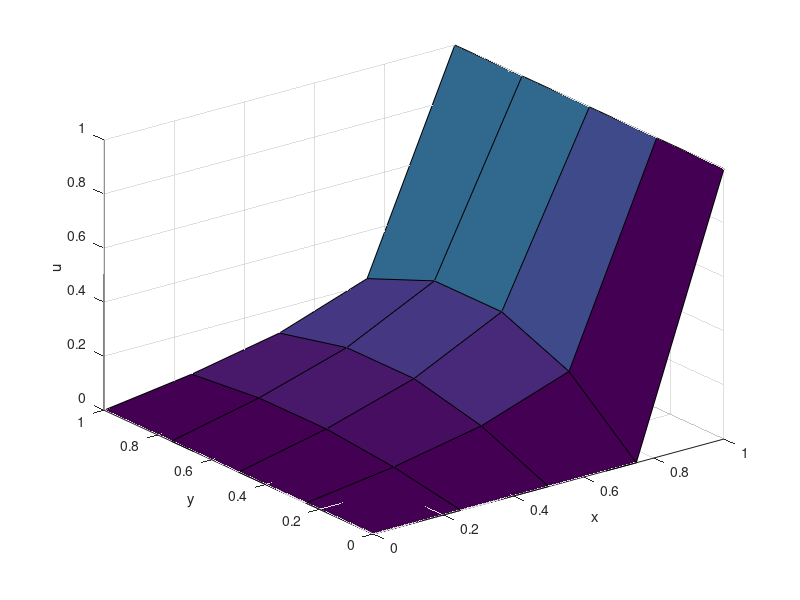

The MATLAB source for this figure:
% laskenta-alue [0, 1), hilaväli 0.25
STEP_COUNT = 4;
STEP_LENGTH = 1 / STEP_COUNT;

% u:n kerroinmatriisi lohkomatriisina.
% tässä oli viimeksi virhe, jonka takia -1-diagonaalit
% tulivat vääriin kohtiin kun N != 4.
blockT = diag(4*ones(STEP_COUNT, 1)) ...
       - diag(ones(STEP_COUNT - 1, 1), 1) ...
       - diag(ones(STEP_COUNT - 1, 1), -1);
sideDiag = -ones(STEP_COUNT^2 - STEP_COUNT, 1);
uCoefs = blkdiag(repmat({blockT}, 1, STEP_COUNT){:}) ...
       + diag(sideDiag, STEP_COUNT) ...
       + diag(sideDiag, -STEP_COUNT);

% yhtälön oikea puoli on tällä kertaa pelkkiä nollia
% lukuunottamatta yläreunaa y = 1 vasten olevia alkioita,
% joihin tulee reunaehto 1
rhs = zeros(STEP_COUNT^2, 1);
x = 0 : STEP_LENGTH : 1 - STEP_LENGTH;
y = 0 : STEP_LENGTH : 1 - STEP_LENGTH;
% yläreunan ehto
for xi = 1 : STEP_COUNT
  yi = STEP_COUNT;
  rhsIdx = (yi-1) * STEP_COUNT + xi;
  rhs(rhsIdx) = rhs(rhsIdx) + 1;
end

solution = uCoefs \ rhs;

% piirto
% tarvitaan ratkaisu 2D-matriisina, lisätään myös mukaan
% ylä- ja oikean reunan Dirichlet-ehdot
solM = zeros(STEP_COUNT + 1, STEP_COUNT + 1);
for xi = 1 : STEP_COUNT
  for yi = 1 : STEP_COUNT
    solM(xi+1, yi+1) = solution((yi-1) * STEP_COUNT + xi);
  end
end
% reuna-arvot yläreunaan
solM(:, STEP_COUNT + 1) = 1;

x = 0 : STEP_LENGTH : 1;
y = 0 : STEP_LENGTH : 1;
surf(x, y, solM)
xlabel('x')
ylabel('y')
zlabel('u')

